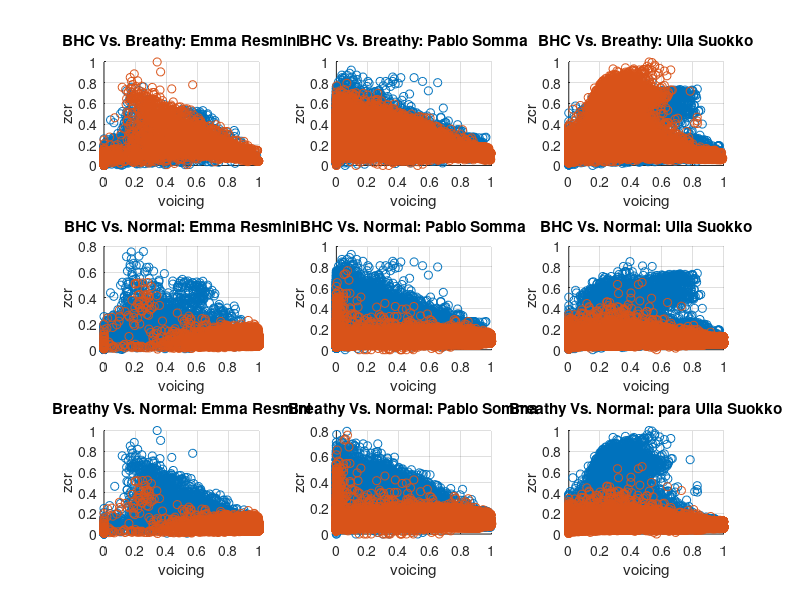

Source code (MATLAB):
clear all, close all

emma_features = load('emma_voicing_features.mat');
emma_voicing=emma_features.voicing;
emma_zcr=emma_features.zcr_tc_norm;
emma_gt=emma_features.gt;

pablo_features = load('pablo_voicing_features.mat');
pablo_voicing=pablo_features.voicing;
pablo_zcr=pablo_features.zcr_tc_norm;
pablo_gt=pablo_features.gt;

ulla_features = load('ulla_voicing_features.mat');
ulla_voicing=ulla_features.voicing;
ulla_zcr=ulla_features.zcr_tc_norm;
ulla_gt=ulla_features.gt;

% SCATTER PLOT
figure, subplot(3,3,1)
title('BHC Vs. Breathy: Emma Resmini'), hold on 
scatter(emma_voicing(emma_gt==1), emma_zcr(emma_gt==1)); hold on;
scatter(emma_voicing(emma_gt==2), emma_zcr(emma_gt==2)); hold on;
% scatter(emma_voicing(emma_gt==3), emma_zcr(emma_gt==3)); hold on;
% legend('Blow Hole Covert', 'Breathy', 'Normal Embrouchre')
xlabel('voicing'), ylabel('zcr'), grid on, hold off;

subplot(3,3,2), title('BHC Vs. Breathy: Pablo Somma'), hold on 
scatter(pablo_voicing(pablo_gt==1), pablo_zcr(pablo_gt==1)); hold on;
scatter(pablo_voicing(pablo_gt==2), pablo_zcr(pablo_gt==2)); hold on;
% scatter(pablo_voicing(pablo_gt==3), pablo_zcr(pablo_gt==3)); hold on;
% legend('Blow Hole Covert', 'Breathy', 'Normal Embrouchre'),
xlabel('voicing'), ylabel('zcr'), grid on, hold off;

subplot(3,3,3), title('BHC Vs. Breathy: Ulla Suokko'), hold on 
scatter(ulla_voicing(ulla_gt==1), ulla_zcr(ulla_gt==1)); hold on;
scatter(ulla_voicing(ulla_gt==2), ulla_zcr(ulla_gt==2)); hold on;
% scatter(ulla_voicing(ulla_gt==3), ulla_zcr(ulla_gt==3)); hold on;
% legend('Blow Hole Covert', 'Breathy', 'Normal Embrouchre'),
xlabel('voicing'), ylabel('zcr'), grid on, hold off;

subplot(3,3,4)
title('BHC Vs. Normal: Emma Resmini'), hold on 
scatter(emma_voicing(emma_gt==1), emma_zcr(emma_gt==1)); hold on;
% scatter(emma_voicing(emma_gt==2), emma_zcr(emma_gt==2)); hold on;
scatter(emma_voicing(emma_gt==3), emma_zcr(emma_gt==3)); hold on;
% legend('Blow Hole Covert', 'Breathy', 'Normal Embrouchre')
xlabel('voicing'), ylabel('zcr'), grid on, hold off;

subplot(3,3,5), title('BHC Vs. Normal: Pablo Somma'), hold on 
scatter(pablo_voicing(pablo_gt==1), pablo_zcr(pablo_gt==1)); hold on;
% scatter(pablo_voicing(pablo_gt==2), pablo_zcr(pablo_gt==2)); hold on;
scatter(pablo_voicing(pablo_gt==3), pablo_zcr(pablo_gt==3)); hold on;
% legend('Blow Hole Covert', 'Breathy', 'Normal Embrouchre'),
xlabel('voicing'), ylabel('zcr'), grid on, hold off;

subplot(3,3,6), title('BHC Vs. Normal: Ulla Suokko'), hold on 
scatter(ulla_voicing(ulla_gt==1), ulla_zcr(ulla_gt==1)); hold on;
% scatter(ulla_voicing(ulla_gt==2), ulla_zcr(ulla_gt==2)); hold on;
scatter(ulla_voicing(ulla_gt==3), ulla_zcr(ulla_gt==3)); hold on;
% legend('Blow Hole Covert', 'Breathy', 'Normal Embrouchre'),
xlabel('voicing'), ylabel('zcr'), grid on, hold off;

subplot(3,3,7)
title('Breathy Vs. Normal: Emma Resmini'), hold on 
% scatter(emma_voicing(emma_gt==1), emma_zcr(emma_gt==1)); hold on;
scatter(emma_voicing(emma_gt==2), emma_zcr(emma_gt==2)); hold on;
scatter(emma_voicing(emma_gt==3), emma_zcr(emma_gt==3)); hold on;
% legend('Blow Hole Covert', 'Breathy', 'Normal Embrouchre')
xlabel('voicing'), ylabel('zcr'), grid on, hold off;

subplot(3,3,8), title('Breathy Vs. Normal: Pablo Somma'), hold on 
% scatter(pablo_voicing(pablo_gt==1), pablo_zcr(pablo_gt==1)); hold on;
scatter(pablo_voicing(pablo_gt==2), pablo_zcr(pablo_gt==2)); hold on;
scatter(pablo_voicing(pablo_gt==3), pablo_zcr(pablo_gt==3)); hold on;
% legend('Blow Hole Covert', 'Breathy', 'Normal Embrouchre'),
xlabel('voicing'), ylabel('zcr'), grid on, hold off;

subplot(3,3,9), title('Breathy Vs. Normal: para Ulla Suokko'), hold on 
% scatter(ulla_voicing(ulla_gt==1), ulla_zcr(ulla_gt==1)); hold on;
scatter(ulla_voicing(ulla_gt==2), ulla_zcr(ulla_gt==2)); hold on;
scatter(ulla_voicing(ulla_gt==3), ulla_zcr(ulla_gt==3)); hold on;
% legend('Blow Hole Covert', 'Breathy', 'Normal Embrouchre'),
xlabel('voicing'), ylabel('zcr'), grid on, hold off;

%% Save .csv for Weka
voicing = [ulla_voicing(ulla_gt==1|ulla_gt==2|ulla_gt==3) emma_voicing(emma_gt==1|emma_gt==2|emma_gt==3) pablo_voicing(pablo_gt==1|pablo_gt==2|pablo_gt==3)];
zcr = [ulla_zcr(ulla_gt==1|ulla_gt==2|ulla_gt==3) emma_zcr(emma_gt==1|emma_gt==2|emma_gt==3) pablo_zcr(pablo_gt==1|pablo_gt==2|pablo_gt==3)];
gt = [ulla_gt(ulla_gt==1|ulla_gt==2|ulla_gt==3) emma_gt(emma_gt==1|emma_gt==2|emma_gt==3) pablo_gt(pablo_gt==1|pablo_gt==2|pablo_gt==3)];

csvwrite('voicing_features_256_128.csv', [voicing; zcr; gt]');

